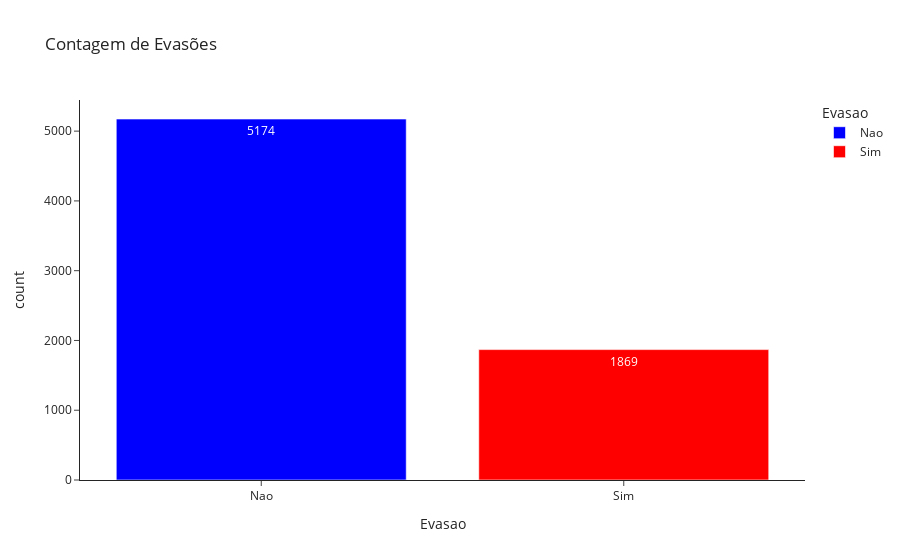

This figure's notebook cell:
### Code cell
import plotly.express as px

px.histogram(dados, x ='Evasao', title = 'Contagem de Evasões', template = 'simple_white', text_auto=True, color = 'Evasao',  
                color_discrete_map={ # replaces default color mapping by value
                "Nao": "blue", "Sim": "red"
                },
                )

### Figure 1 — Plotly figure (JSON) as saved in the notebook; plotly's stock layout.template omitted (floating-point values rounded to 4 significant figures; data arrays with more than 128 entries replaced by an {"elided": "..."} marker saying what was removed)
{"data": [{"alignmentgroup": "True", "bingroup": "x", "hovertemplate": "Evasao=%{x}<br>count=%{y}<extra></extra>", "legendgroup": "Nao", "marker": {"color": "blue", "pattern": {"shape": ""}}, "name": "Nao", "offsetgroup": "Nao", "orientation": "v", "showlegend": true, "texttemplate": "%{value}", "type": "histogram", "x": {"elided": "5174 str values"}, "xaxis": "x", "yaxis": "y"}, {"alignmentgroup": "True", "bingroup": "x", "hovertemplate": "Evasao=%{x}<br>count=%{y}<extra></extra>", "legendgroup": "Sim", "marker": {"color": "red", "pattern": {"shape": ""}}, "name": "Sim", "offsetgroup": "Sim", "orientation": "v", "showlegend": true, "texttemplate": "%{value}", "type": "histogram", "x": {"elided": "1869 str values"}, "xaxis": "x", "yaxis": "y"}], "layout": {"barmode": "relative", "legend": {"title": {"text": "Evasao"}, "tracegroupgap": 0}, "title": {"text": "Contagem de Evasões"}, "xaxis": {"anchor": "y", "categoryarray": ["Nao", "Sim"], "categoryorder": "array", "domain": [0, 1], "title": {"text": "Evasao"}}, "yaxis": {"anchor": "x", "domain": [0, 1], "title": {"text": "count"}}}}
